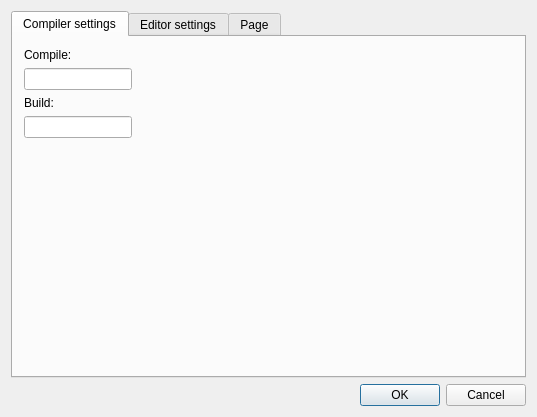
<?xml version="1.0" encoding="UTF-8"?>
<ui version="4.0">
 <class>SettingsDialog</class>
 <widget class="QDialog" name="SettingsDialog">
  <property name="geometry">
   <rect>
    <x>0</x>
    <y>0</y>
    <width>537</width>
    <height>417</height>
   </rect>
  </property>
  <property name="windowTitle">
   <string>SettingsDialog</string>
  </property>
  <layout class="QGridLayout" name="gridLayout">
   <item row="2" column="0">
    <widget class="QDialogButtonBox" name="ok_cancel">
     <property name="standardButtons">
      <set>QDialogButtonBox::Cancel|QDialogButtonBox::Ok</set>
     </property>
    </widget>
   </item>
   <item row="0" column="0">
    <widget class="QTabWidget" name="tabWidget">
     <property name="enabled">
      <bool>true</bool>
     </property>
     <property name="currentIndex">
      <number>0</number>
     </property>
     <widget class="QWidget" name="compilerSettings">
      <attribute name="title">
       <string>Compiler settings</string>
      </attribute>
      <layout class="QFormLayout" name="formLayout_2">
       <item row="0" column="0">
        <widget class="QLabel" name="label">
         <property name="text">
          <string>Compile:</string>
         </property>
        </widget>
       </item>
       <item row="1" column="0">
        <widget class="QLineEdit" name="compileCommand">
         <property name="dragEnabled">
          <bool>false</bool>
         </property>
        </widget>
       </item>
       <item row="2" column="0">
        <widget class="QLabel" name="label_2">
         <property name="text">
          <string>Build:</string>
         </property>
        </widget>
       </item>
       <item row="3" column="0">
        <widget class="QLineEdit" name="buildCommand"/>
       </item>
      </layout>
     </widget>
     <widget class="QWidget" name="editorSettings">
      <attribute name="title">
       <string>Editor settings</string>
      </attribute>
      <layout class="QFormLayout" name="formLayout_3">
       <item row="4" column="0">
        <widget class="QSpinBox" name="fontSizeSwitcher">
         <property name="value">
          <number>12</number>
         </property>
        </widget>
       </item>
       <item row="1" column="0">
        <widget class="QLabel" name="label_4">
         <property name="text">
          <string>Font type</string>
         </property>
        </widget>
       </item>
       <item row="3" column="0">
        <widget class="QLabel" name="label_3">
         <property name="text">
          <string>Font size:</string>
         </property>
        </widget>
       </item>
       <item row="2" column="0">
        <widget class="QFontComboBox" name="fontSwitcher"/>
       </item>
      </layout>
     </widget>
     <widget class="QWidget" name="tab">
      <attribute name="title">
       <string>Page</string>
      </attribute>
     </widget>
    </widget>
   </item>
  </layout>
 </widget>
 <layoutdefault spacing="6" margin="11"/>
 <resources/>
 <connections/>
</ui>
